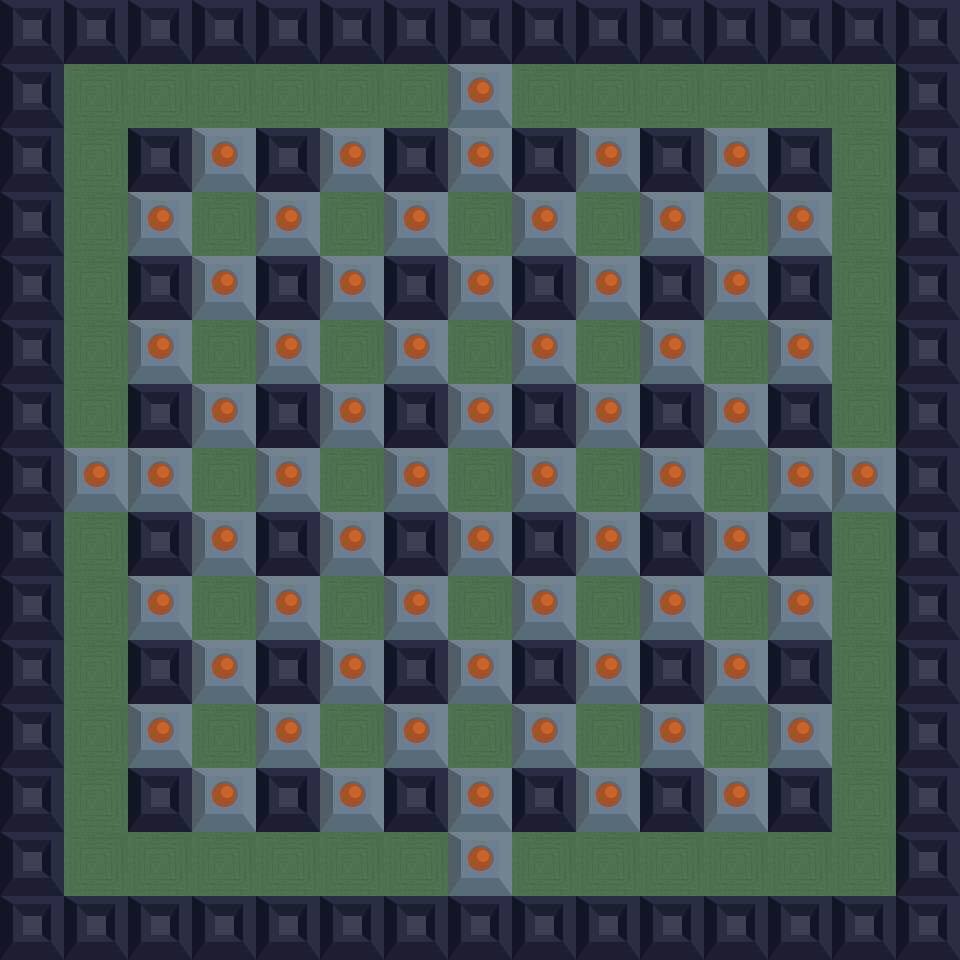

Rendered tile map (Tiled .tmx) drawn with the repository's tilesets; below, a short description and the map source with its tile grids summarised:
An orthogonal 15x15 tile map with 64x64 px tiles, 3 tile layers (background, blocks, foreground) and 4 objects (spawn_player1, spawn_player2, spawn_player3, spawn_player4).

<map version="1.0" orientation="orthogonal" renderorder="right-down" width="15" height="15" tilewidth="64" tileheight="64" nextobjectid="8">
 <tileset firstgid="1" name="bomber_tileset" tilewidth="64" tileheight="64">
  <image source="bomber_tileset.png" width="192" height="128" />
  <tile id="1">
   <properties>
    <property name="destroyable" value="false" />
   </properties>
  </tile>
  <tile id="2">
   <properties>
    <property name="destroyable" value="true" />
   </properties>
  </tile>
 </tileset>
 <layer name="background" width="15" height="15">
  <data>[225 cells, 225 non-empty, 1 distinct tile ids]</data>
 </layer>
 <layer name="blocks" width="15" height="15">
  <data>[225 cells, 156 non-empty, 2 distinct tile ids]</data>
 </layer>
 <layer name="foreground" width="15" height="15">
  <data>[225 cells, 0 non-empty, 0 distinct tile ids]</data>
 </layer>
 <objectgroup name="spawnpoints" width="1280" height="960">
  <object id="4" name="spawn_player1" x="64" y="64" width="64" height="64" visible="0" />
  <object id="5" name="spawn_player2" x="832" y="64" width="64" height="64" visible="0" />
  <object id="6" name="spawn_player3" x="64" y="832" width="64" height="64" visible="0" />
  <object id="7" name="spawn_player4" x="832" y="832" width="64" height="64" visible="0" />
 </objectgroup>
</map>
